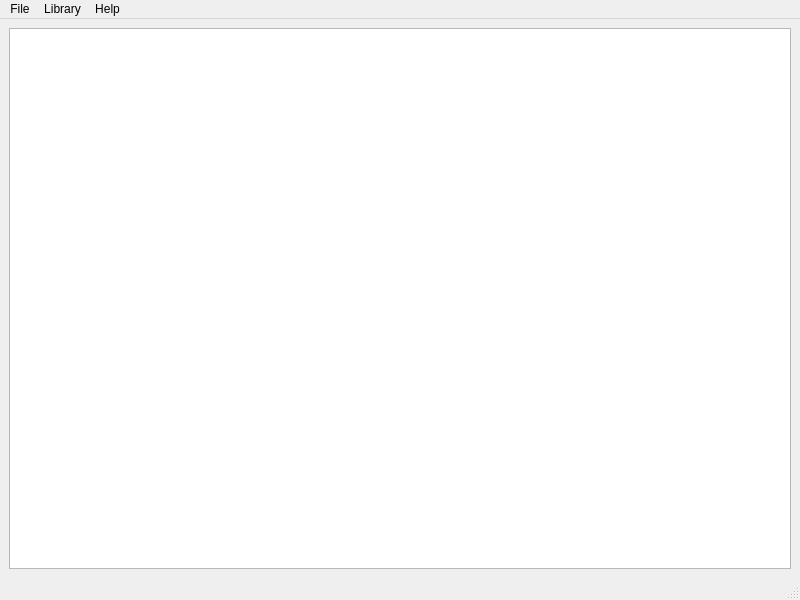
<?xml version="1.0" encoding="UTF-8"?>
<ui version="4.0">
 <class>MainWindow</class>
 <widget class="QMainWindow" name="MainWindow">
  <property name="geometry">
   <rect>
    <x>0</x>
    <y>0</y>
    <width>800</width>
    <height>600</height>
   </rect>
  </property>
  <property name="windowTitle">
   <string>MainWindow</string>
  </property>
  <widget class="QWidget" name="centralwidget">
   <layout class="QHBoxLayout" name="horizontalLayout">
    <item>
     <widget class="QTableView" name="libraryTableView"/>
    </item>
   </layout>
  </widget>
  <widget class="QMenuBar" name="menubar">
   <property name="geometry">
    <rect>
     <x>0</x>
     <y>0</y>
     <width>800</width>
     <height>22</height>
    </rect>
   </property>
   <widget class="QMenu" name="menuFile">
    <property name="title">
     <string>File</string>
    </property>
    <addaction name="actionQuit"/>
   </widget>
   <widget class="QMenu" name="menuHelp">
    <property name="title">
     <string>Help</string>
    </property>
    <addaction name="actionAboutQt"/>
   </widget>
   <widget class="QMenu" name="menuLibrary">
    <property name="title">
     <string>Library</string>
    </property>
    <addaction name="actionAddGame"/>
   </widget>
   <addaction name="menuFile"/>
   <addaction name="menuLibrary"/>
   <addaction name="menuHelp"/>
  </widget>
  <widget class="QStatusBar" name="statusbar"/>
  <action name="actionQuit">
   <property name="text">
    <string>Quit</string>
   </property>
   <property name="toolTip">
    <string>Exit and close GBT</string>
   </property>
   <property name="shortcut">
    <string>Ctrl+Q</string>
   </property>
  </action>
  <action name="actionAboutQt">
   <property name="text">
    <string>About Qt...</string>
   </property>
  </action>
  <action name="actionAddGame">
   <property name="text">
    <string>Add Game</string>
   </property>
  </action>
 </widget>
 <resources/>
 <connections/>
</ui>
